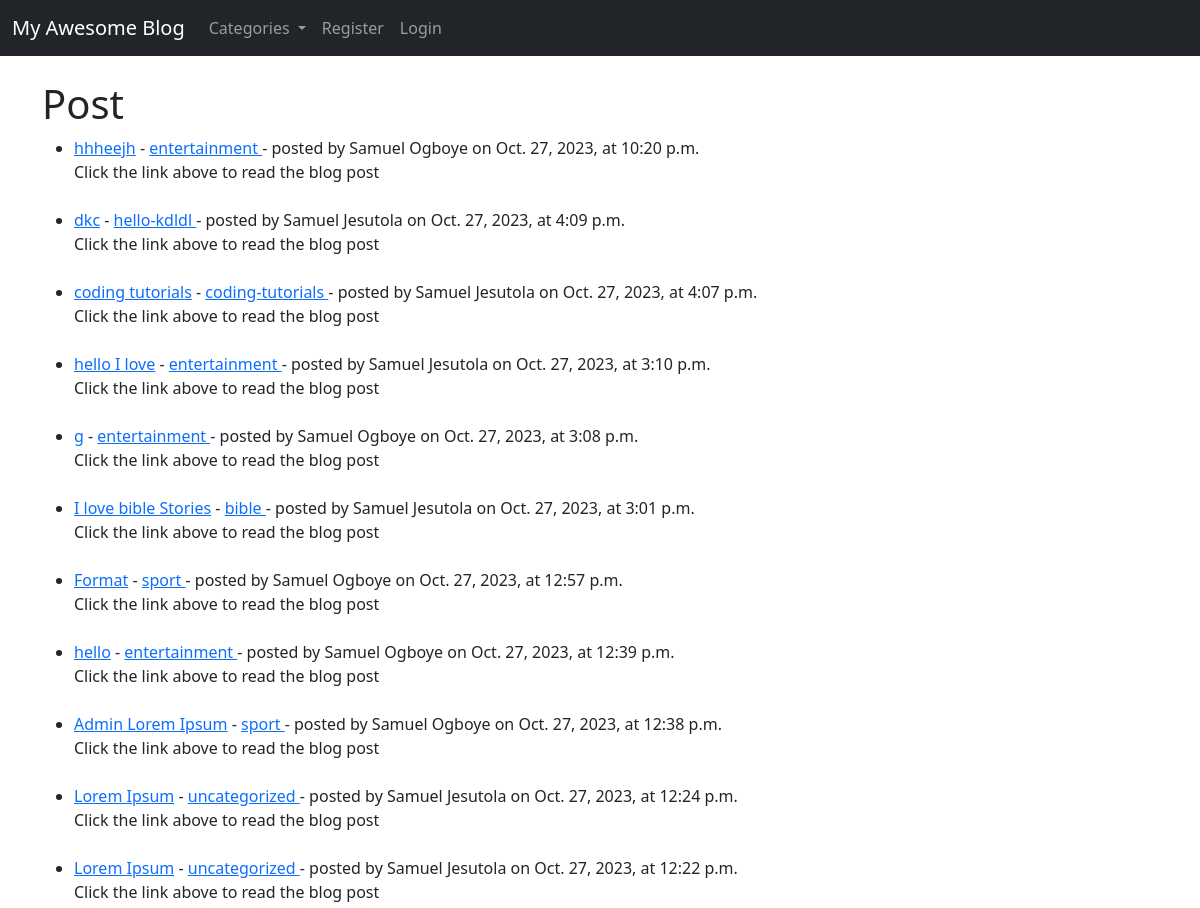
Before: / (upper part) with the older database file.
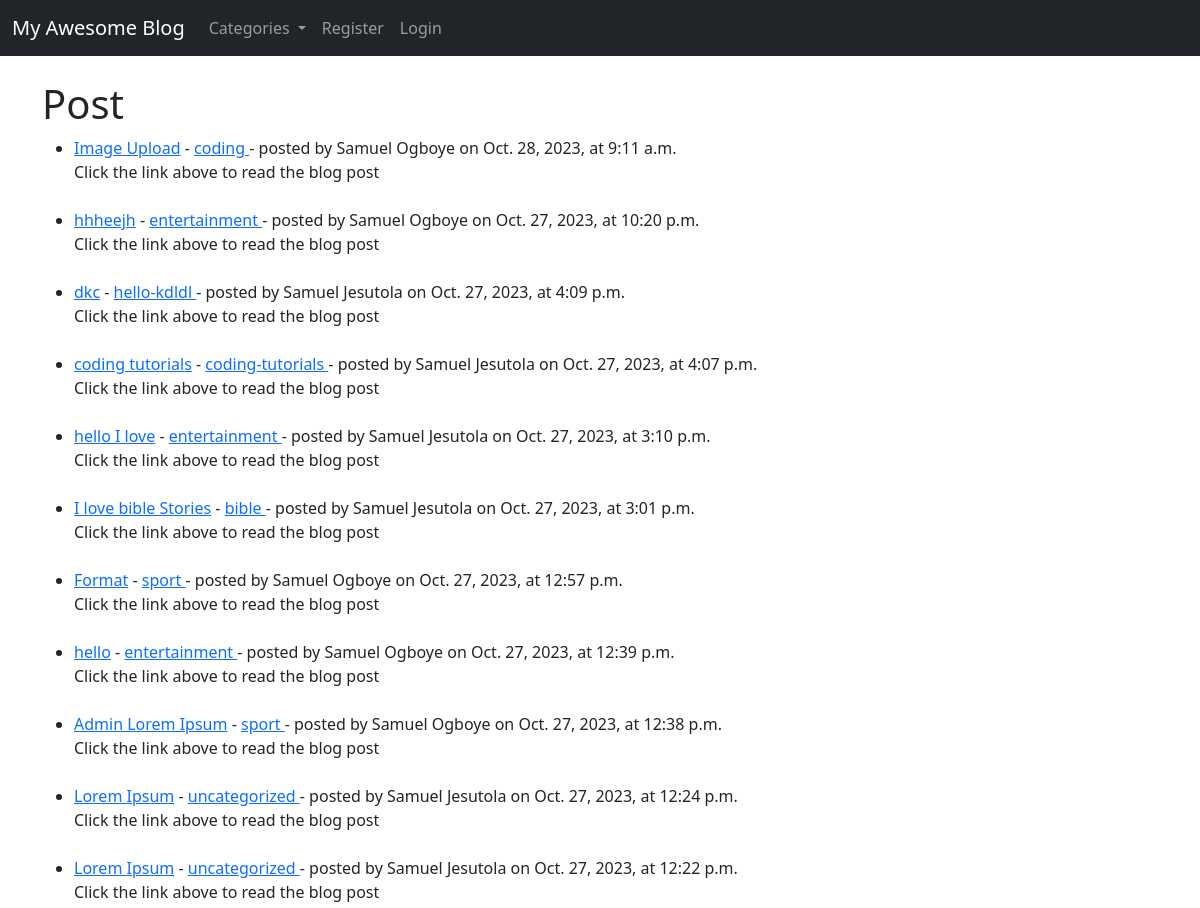
After: the same page with the newer database file.
### myblog/models.py (models this page shows, shortened)
class Post(models.Model):
    title = models.CharField(max_length=200)
    header_image = models.FileField(null=True, blank=True, upload_to="images/")
    title_tag = models.CharField(max_length=200)
    author = models.ForeignKey(User, on_delete=models.CASCADE)
    body = RichTextField(blank=True, null=True)
    createdAt = models.DateTimeField(auto_now_add=True)
    updatedAt = models.DateTimeField(auto_now=True)
    category = models.CharField(max_length=200, default='uncategorized')
    likes = models.ManyToManyField(User, related_name='blog_posts')
    comment = models.TextField()

### myblog/views.py (the view)
# urls.py: path("", PostListView.as_view(), name="home"),
class PostListView(ListView):
    model = Post
    template_name = "home.html"
    ordering = ['-createdAt']
    def get_context_data(self, *args, **kwargs):
          cat_menu = Category.objects.all()
          context = super(PostListView, self).get_context_data(*args, **kwargs)
          context["cat_menu"] = cat_menu
          return context

### myblog/models.py (called while the page is built)
    def __str__(self):
           return self.name

### myblog/templates/home.html (shortened to what this page needs)
{% extends "base.html" %} {% block content%}
<h1>Post</h1>
<ul>
  {% for post in object_list %}
  <li>
    <a href="{% url 'article-detail' post.pk %}"> {{ post.title }}</a> -
    <a href="{% url 'category' post.category %}">{{post.category|slugify }} </a>
    - posted by {{ post.author.first_name }} {{post.author.last_name }} on
    {{post.createdAt.date}}, at {{post.createdAt.time}} <br />
     Click the link above to read the blog post
  </li>
  <br />
  {% endfor %}
</ul>
{% endblock %}

### myblog/templates/base.html (shortened to what this page needs)
<!DOCTYPE html>
<html lang="en">
  <head>
    <link
      href="https://cdn.jsdelivr.net/npm/bootstrap@5.3.2/dist/css/bootstrap.min.css"
      rel="stylesheet"
    />
  </head>
  <body>
    <nav class="navbar navbar-expand-lg navbar-dark bg-dark">
      <div class="container-fluid">
        <a class="navbar-brand" href="{% url 'home' %}">My Awesome Blog</a>
        <div class="collapse navbar-collapse" id="navbarSupportedContent">
          <ul class="navbar-nav mr-auto">
			{% if cat_menu %}
			<li class="nav-item dropdown">
				<a class="nav-link dropdown-toggle" href="#" role="button" data-bs-toggle="dropdown" aria-expanded="false">
				  Categories
				</a>
			</li>
			{% else %}
			<li class="nav-item">
				<a class="nav-link" href="{% url 'category-list' %}">Categories</a>
			  </li>
			{% endif %}
            {% if user.is_authenticated %}
            <li class="nav-item">
              <a class="nav-link" href="{% url 'add_post' %}">Add Post</a>
            </li>
            <li class="nav-item">
              <a class="nav-link" href="{% url 'add_category' %}"
                >Add Category</a
              >
            </li>
            <li class="nav-item">
              <a class="nav-link" href="{% url 'edit_profile' %}">Edit Profile</a>
            </li>
            <li class="nav-item">
              <a class="nav-link" href="{% url 'logout' %}">Logout</a>
            </li>
            {% else %}
            <li class="nav-item">
              <a class="nav-link" href="{% url 'register' %}">Register</a>
            </li>
            <li class="nav-item">
              <a class="nav-link" href="{% url 'login' %}">Login</a>
            </li>
            {% endif %}
          </ul>
          <p>Welcome {{post.author}}</p>
        </div>
      </div>
    </nav>
    <br />
    <div class="container">{% block content%} {% endblock %}</div>
  </body>
</html>

Changed rows visible on the page:
removed Post: title "g", category|slugify "entertainment", author.first_name "Samuel", author.last_name "Ogboye", createdAt "Oct. 27, 2023", createdAt.time "3:08 p.m."
added Post: title "Image Upload", category|slugify "coding", author.first_name "Samuel", author.last_name "Ogboye", createdAt "Oct. 28, 2023", createdAt.time "9:11 a.m."
